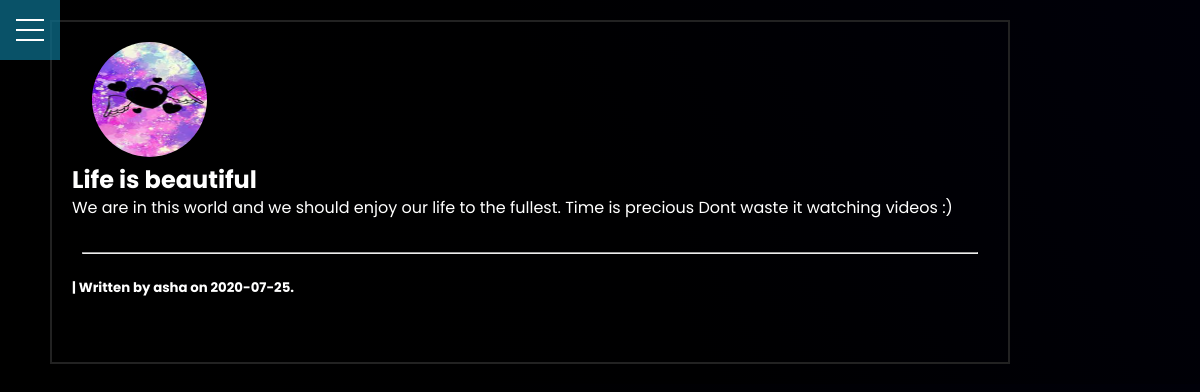
/post/4/view (signed in), run on the app's committed database.
### flaskblog/models.py (models this page shows, shortened)
class User(db.Model, UserMixin):
    id = db.Column(db.Integer, primary_key=True, unique=True)
    username = db.Column(db.String(20), unique=True, nullable=False)
    email = db.Column(db.String(120), unique=True, nullable=False)
    image_file = db.Column(db.String(20), nullable=False, default='default.jpg')
    password = db.Column(db.String(60), nullable=False)
    posts = db.relationship('Post', backref='author', lazy=True)

class Post(db.Model):
    id = db.Column(db.Integer, primary_key=True)
    title = db.Column(db.String(100), nullable=False)
    date_posted = db.Column(db.DateTime, nullable=False, default=datetime.utcnow)
    content = db.Column(db.Text, nullable=False)
    user_id = db.Column(db.Integer, db.ForeignKey('user.id'), nullable=False)

### flaskblog/routes.py (the view)
@app.route("/post/<int:post_id>/view")
@login_required
def post(post_id):
    post = Post.query.get_or_404(post_id)
    return render_template("post.html", post=post)

### flaskblog/models.py (called while the page is built)
@login_manager.user_loader
def load_user(user_id):
    return User.query.get(int(user_id))

### flaskblog/templates/post.html (shortened to what this page needs)
{% extends "base.html" %}
{% block content %}
<article>
  <img src="{{ url_for('static', filename='profile_pics/' + post.author.image_file) }}"
  class="rounded-profile-pic">
    <h2>{{ post.title }}</h2>
    <p>{{ post.content }}</p>
    <br>
  <hr>
    <h5 class="post-author">| Written by {{ post.author.username }} on {{ post.date_posted.strftime('%Y-%m-%d') }}.</h5>
  <BR><BR>
</article>
{% endblock content %}

### flaskblog/static/style.css (style rules this page uses)
* { margin: 0px 0px 0px 0px; padding: 0px 0px 0px 0px; box-sizing: border-box; font-family: Poppins, 'Poppins', sans-serif; text-decoration: none; }
body { background-color: black; background-image: linear-gradient(60deg, #000000, #000001, #000009); background-size: 100%; color: white; font-family: 'Poppins', Poppins, sans-serif; line-height: 1.4; }
:root { --primary-color: rgba(13, 110, 139, 0.75); --overlay-color: rgba(24, 39, 51, 0.85); --menu-speed: 0.75s; }
article { margin-left: 50px; margin-bottom: 20px; margin-top: 20px; border: 2px solid #222; padding: 20px; margin-right: 190px; }
.rounded-profile-pic { border-radius: 50%; margin-left: 20px; width: 115px; height: 115px; }
.post-author { color: white; }
hr { margin: 10px; margin-bottom: 25px; }

### data on the page
User: image_file (picture), author.username "asha"
Post: title "Life is beautiful", content "We are in this world and we should enjoy our life to the fullest. Time is precious Dont waste it watching videos :)", date_posted "2020-07-25"
